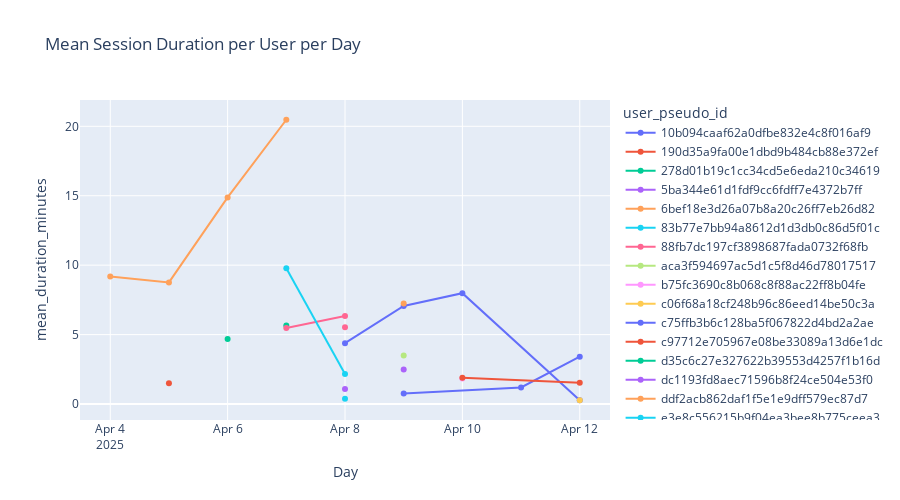

Notebook cell for this chart:
### Code cell
fig = px.line(
    mean_durations,
    x='event_day',
    y='mean_duration_minutes',
    color='user_pseudo_id',
    title='Mean Session Duration per User per Day',
    labels={'mean_duration_seconds': 'Mean Duration (s)', 'event_day': 'Day'},
    markers=True
)
fig.update_layout(height=500)
fig.show()

### Figure 1 — Plotly figure (JSON) as saved in the notebook; plotly's stock layout.template omitted (floating-point values rounded to 4 significant figures)
{"data": [{"hovertemplate": "user_pseudo_id=10b094caaf62a0dfbe832e4c8f016af9<br>Day=%{x}<br>mean_duration_minutes=%{y}<extra></extra>", "legendgroup": "10b094caaf62a0dfbe832e4c8f016af9", "line": {"color": "#636efa", "dash": "solid"}, "marker": {"symbol": "circle"}, "mode": "lines+markers", "name": "10b094caaf62a0dfbe832e4c8f016af9", "orientation": "v", "showlegend": true, "type": "scatter", "x": ["2025-04-08", "2025-04-09", "2025-04-10", "2025-04-12"], "xaxis": "x", "y": [4.384, 7.06, 7.985, 0.2744], "yaxis": "y"}, {"hovertemplate": "user_pseudo_id=190d35a9fa00e1dbd9b484cb88e372ef<br>Day=%{x}<br>mean_duration_minutes=%{y}<extra></extra>", "legendgroup": "190d35a9fa00e1dbd9b484cb88e372ef", "line": {"color": "#EF553B", "dash": "solid"}, "marker": {"symbol": "circle"}, "mode": "lines+markers", "name": "190d35a9fa00e1dbd9b484cb88e372ef", "orientation": "v", "showlegend": true, "type": "scatter", "x": ["2025-04-05"], "xaxis": "x", "y": [1.495], "yaxis": "y"}, {"hovertemplate": "user_pseudo_id=278d01b19c1cc34cd5e6eda210c34619<br>Day=%{x}<br>mean_duration_minutes=%{y}<extra></extra>", "legendgroup": "278d01b19c1cc34cd5e6eda210c34619", "line": {"color": "#00cc96", "dash": "solid"}, "marker": {"symbol": "circle"}, "mode": "lines+markers", "name": "278d01b19c1cc34cd5e6eda210c34619", "orientation": "v", "showlegend": true, "type": "scatter", "x": ["2025-04-07"], "xaxis": "x", "y": [5.657], "yaxis": "y"}, {"hovertemplate": "user_pseudo_id=5ba344e61d1fdf9cc6fdff7e4372b7ff<br>Day=%{x}<br>mean_duration_minutes=%{y}<extra></extra>", "legendgroup": "5ba344e61d1fdf9cc6fdff7e4372b7ff", "line": {"color": "#ab63fa", "dash": "solid"}, "marker": {"symbol": "circle"}, "mode": "lines+markers", "name": "5ba344e61d1fdf9cc6fdff7e4372b7ff", "orientation": "v", "showlegend": true, "type": "scatter", "x": ["2025-04-09"], "xaxis": "x", "y": [2.489], "yaxis": "y"}, {"hovertemplate": "user_pseudo_id=6bef18e3d26a07b8a20c26ff7eb26d82<br>Day=%{x}<br>mean_duration_minutes=%{y}<extra></extra>", "legendgroup": "6bef18e3d26a07b8a20c26ff7eb26d82", "line": {"color": "#FFA15A", "dash": "solid"}, "marker": {"symbol": "circle"}, "mode": "lines+markers", "name": "6bef18e3d26a07b8a20c26ff7eb26d82", "orientation": "v", "showlegend": true, "type": "scatter", "x": ["2025-04-09"], "xaxis": "x", "y": [7.246], "yaxis": "y"}, {"hovertemplate": "user_pseudo_id=83b77e7bb94a8612d1d3db0c86d5f01c<br>Day=%{x}<br>mean_duration_minutes=%{y}<extra></extra>", "legendgroup": "83b77e7bb94a8612d1d3db0c86d5f01c", "line": {"color": "#19d3f3", "dash": "solid"}, "marker": {"symbol": "circle"}, "mode": "lines+markers", "name": "83b77e7bb94a8612d1d3db0c86d5f01c", "orientation": "v", "showlegend": true, "type": "scatter", "x": ["2025-04-08"], "xaxis": "x", "y": [0.3744], "yaxis": "y"}, {"hovertemplate": "user_pseudo_id=88fb7dc197cf3898687fada0732f68fb<br>Day=%{x}<br>mean_duration_minutes=%{y}<extra></extra>", "legendgroup": "88fb7dc197cf3898687fada0732f68fb", "line": {"color": "#FF6692", "dash": "solid"}, "marker": {"symbol": "circle"}, "mode": "lines+markers", "name": "88fb7dc197cf3898687fada0732f68fb", "orientation": "v", "showlegend": true, "type": "scatter", "x": ["2025-04-07", "2025-04-08"], "xaxis": "x", "y": [5.475, 6.339], "yaxis": "y"}, {"hovertemplate": "user_pseudo_id=aca3f594697ac5d1c5f8d46d78017517<br>Day=%{x}<br>mean_duration_minutes=%{y}<extra></extra>", "legendgroup": "aca3f594697ac5d1c5f8d46d78017517", "line": {"color": "#B6E880", "dash": "solid"}, "marker": {"symbol": "circle"}, "mode": "lines+markers", "name": "aca3f594697ac5d1c5f8d46d78017517", "orientation": "v", "showlegend": true, "type": "scatter", "x": ["2025-04-09"], "xaxis": "x", "y": [3.503], "yaxis": "y"}, {"hovertemplate": "user_pseudo_id=b75fc3690c8b068c8f88ac22ff8b04fe<br>Day=%{x}<br>mean_duration_minutes=%{y}<extra></extra>", "legendgroup": "b75fc3690c8b068c8f88ac22ff8b04fe", "line": {"color": "#FF97FF", "dash": "solid"}, "marker": {"symbol": "circle"}, "mode": "lines+markers", "name": "b75fc3690c8b068c8f88ac22ff8b04fe", "orientation": "v", "showlegend": true, "type": "scatter", "x": ["2025-04-10"], "xaxis": "x", "y": [1.833], "yaxis": "y"}, {"hovertemplate": "user_pseudo_id=c06f68a18cf248b96c86eed14be50c3a<br>Day=%{x}<br>mean_duration_minutes=%{y}<extra></extra>", "legendgroup": "c06f68a18cf248b96c86eed14be50c3a", "line": {"color": "#FECB52", "dash": "solid"}, "marker": {"symbol": "circle"}, "mode": "lines+markers", "name": "c06f68a18cf248b96c86eed14be50c3a", "orientation": "v", "showlegend": true, "type": "scatter", "x": ["2025-04-12"], "xaxis": "x", "y": [0.2726], "yaxis": "y"}, {"hovertemplate": "user_pseudo_id=c75ffb3b6c128ba5f067822d4bd2a2ae<br>Day=%{x}<br>mean_duration_minutes=%{y}<extra></extra>", "legendgroup": "c75ffb3b6c128ba5f067822d4bd2a2ae", "line": {"color": "#636efa", "dash": "solid"}, "marker": {"symbol": "circle"}, "mode": "lines+markers", "name": "c75ffb3b6c128ba5f067822d4bd2a2ae", "orientation": "v", "showlegend": true, "type": "scatter", "x": ["2025-04-09", "2025-04-11", "2025-04-12"], "xaxis": "x", "y": [0.759, 1.196, 3.408], "yaxis": "y"}, {"hovertemplate": "user_pseudo_id=c97712e705967e08be33089a13d6e1dc<br>Day=%{x}<br>mean_duration_minutes=%{y}<extra></extra>", "legendgroup": "c97712e705967e08be33089a13d6e1dc", "line": {"color": "#EF553B", "dash": "solid"}, "marker": {"symbol": "circle"}, "mode": "lines+markers", "name": "c97712e705967e08be33089a13d6e1dc", "orientation": "v", "showlegend": true, "type": "scatter", "x": ["2025-04-10", "2025-04-12"], "xaxis": "x", "y": [1.891, 1.536], "yaxis": "y"}, {"hovertemplate": "user_pseudo_id=d35c6c27e327622b39553d4257f1b16d<br>Day=%{x}<br>mean_duration_minutes=%{y}<extra></extra>", "legendgroup": "d35c6c27e327622b39553d4257f1b16d", "line": {"color": "#00cc96", "dash": "solid"}, "marker": {"symbol": "circle"}, "mode": "lines+markers", "name": "d35c6c27e327622b39553d4257f1b16d", "orientation": "v", "showlegend": true, "type": "scatter", "x": ["2025-04-06"], "xaxis": "x", "y": [4.679], "yaxis": "y"}, {"hovertemplate": "user_pseudo_id=dc1193fd8aec71596b8f24ce504e53f0<br>Day=%{x}<br>mean_duration_minutes=%{y}<extra></extra>", "legendgroup": "dc1193fd8aec71596b8f24ce504e53f0", "line": {"color": "#ab63fa", "dash": "solid"}, "marker": {"symbol": "circle"}, "mode": "lines+markers", "name": "dc1193fd8aec71596b8f24ce504e53f0", "orientation": "v", "showlegend": true, "type": "scatter", "x": ["2025-04-08"], "xaxis": "x", "y": [1.086], "yaxis": "y"}, {"hovertemplate": "user_pseudo_id=ddf2acb862daf1f5e1e9dff579ec87d7<br>Day=%{x}<br>mean_duration_minutes=%{y}<extra></extra>", "legendgroup": "ddf2acb862daf1f5e1e9dff579ec87d7", "line": {"color": "#FFA15A", "dash": "solid"}, "marker": {"symbol": "circle"}, "mode": "lines+markers", "name": "ddf2acb862daf1f5e1e9dff579ec87d7", "orientation": "v", "showlegend": true, "type": "scatter", "x": ["2025-04-04", "2025-04-05", "2025-04-06", "2025-04-07"], "xaxis": "x", "y": [9.189, 8.756, 14.88, 20.47], "yaxis": "y"}, {"hovertemplate": "user_pseudo_id=e3e8c556215b9f04ea3bee8b775ceea3<br>Day=%{x}<br>mean_duration_minutes=%{y}<extra></extra>", "legendgroup": "e3e8c556215b9f04ea3bee8b775ceea3", "line": {"color": "#19d3f3", "dash": "solid"}, "marker": {"symbol": "circle"}, "mode": "lines+markers", "name": "e3e8c556215b9f04ea3bee8b775ceea3", "orientation": "v", "showlegend": true, "type": "scatter", "x": ["2025-04-07", "2025-04-08"], "xaxis": "x", "y": [9.771, 2.165], "yaxis": "y"}, {"hovertemplate": "user_pseudo_id=fe4c3fd071ce61b30caeaa8b4844013e<br>Day=%{x}<br>mean_duration_minutes=%{y}<extra></extra>", "legendgroup": "fe4c3fd071ce61b30caeaa8b4844013e", "line": {"color": "#FF6692", "dash": "solid"}, "marker": {"symbol": "circle"}, "mode": "lines+markers", "name": "fe4c3fd071ce61b30caeaa8b4844013e", "orientation": "v", "showlegend": true, "type": "scatter", "x": ["2025-04-08"], "xaxis": "x", "y": [5.529], "yaxis": "y"}], "layout": {"height": 500, "legend": {"title": {"text": "user_pseudo_id"}, "tracegroupgap": 0}, "title": {"text": "Mean Session Duration per User per Day"}, "xaxis": {"anchor": "y", "domain": [0, 1], "title": {"text": "Day"}}, "yaxis": {"anchor": "x", "domain": [0, 1], "title": {"text": "mean_duration_minutes"}}}}
